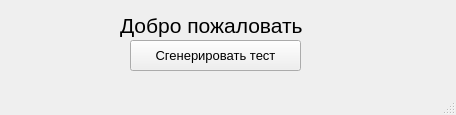
<?xml version="1.0" encoding="UTF-8"?>
<ui version="4.0">
 <class>MainWindow</class>
 <widget class="QMainWindow" name="MainWindow">
  <property name="geometry">
   <rect>
    <x>0</x>
    <y>0</y>
    <width>456</width>
    <height>115</height>
   </rect>
  </property>
  <property name="windowTitle">
   <string>Генератор тестов по программированию</string>
  </property>
  <property name="windowIcon">
   <iconset>
    <normaloff>window.ico</normaloff>window.ico</iconset>
  </property>
  <widget class="QWidget" name="centralwidget">
   <widget class="QPushButton" name="pushButton">
    <property name="geometry">
     <rect>
      <x>130</x>
      <y>40</y>
      <width>171</width>
      <height>31</height>
     </rect>
    </property>
    <property name="font">
     <font>
      <pointsize>10</pointsize>
     </font>
    </property>
    <property name="text">
     <string>Сгенерировать тест</string>
    </property>
   </widget>
   <widget class="QLabel" name="label">
    <property name="geometry">
     <rect>
      <x>120</x>
      <y>10</y>
      <width>191</width>
      <height>31</height>
     </rect>
    </property>
    <property name="font">
     <font>
      <pointsize>16</pointsize>
     </font>
    </property>
    <property name="text">
     <string>Добро пожаловать</string>
    </property>
   </widget>
  </widget>
  <widget class="QStatusBar" name="statusbar"/>
 </widget>
 <resources/>
 <connections/>
</ui>
